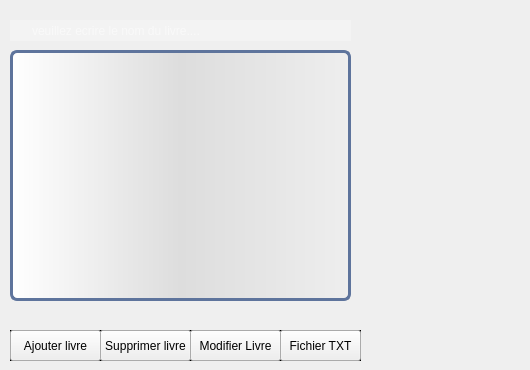
    <widget class="QWidget" name="page">
     <widget class="QPushButton" name="ajouter">
      <property name="geometry">
       <rect>
        <x>10</x>
        <y>330</y>
        <width>91</width>
        <height>31</height>
       </rect>
      </property>
      <property name="text">
       <string>Ajouter livre</string>
      </property>
     </widget>
     <widget class="QPushButton" name="supprimer">
      <property name="geometry">
       <rect>
        <x>100</x>
        <y>330</y>
        <width>91</width>
        <height>31</height>
       </rect>
      </property>
      <property name="text">
       <string>Supprimer livre</string>
      </property>
     </widget>
     <widget class="QTableView" name="afficher">
      <property name="geometry">
       <rect>
        <x>10</x>
        <y>50</y>
        <width>341</width>
        <height>251</height>
       </rect>
      </property>
      <property name="styleSheet">
       <string notr="true">QTableView {border: 3px solid #5E749C;text-align: top;padding: 4px;border-radius: 7px;border-bottom-left-radius: 7px;background: QLinearGradient( x1: 0, y1: 0, x2: 1, y2: 0,stop: 0 #fff, stop: 1 #eee,stop: 0.5 #ddd,stop: 1 #eee );width: 15px;}
QTableView::item:focus{selection-background-color: yellow;}
QScrollBar:vertical{ width: 20px; background: none; /* only these sort effect about width ...*/}
QScrollBar::handle:vertical{ border: 3px solid #5E749C;text-align: top;padding: 4px;border-radius: 5px; border-bottom-left-radius: 5px;background: QLinearGradient( x1: 0, y1: 0, x2: 1, y2: 0,stop: 0 #fff, stop: 1 #eee,stop: 0.5 #ddd,stop: 1 #eee ); width: 25px; min-height: 20px; max-height: 25px; /*these sort no effect*/ }
QScrollBar::add-page:vertical {border: 3px solid red;text-align: top;padding: 4px;border-radius: 5px; border-bottom-left-radius: 5px;background:  red; /* adding width: xx px; sorting no effect .. why? */}
QScrollBar::sub-page:vertical {border: 3px solid green;text-align: top;padding: 4px;border-radius: 5px; border-bottom-left-radius: 5px;background:  green; /* adding width: xx px; sorting no effect .. why? */ }
</string>
      </property>
     </widget>
     <widget class="QPushButton" name="modifier">
      <property name="geometry">
       <rect>
        <x>190</x>
        <y>330</y>
        <width>91</width>
        <height>31</height>
       </rect>
      </property>
      <property name="text">
       <string>Modifier Livre</string>
      </property>
     </widget>
     <widget class="QLineEdit" name="rechercher">
      <property name="geometry">
       <rect>
        <x>10</x>
        <y>20</y>
        <width>341</width>
        <height>21</height>
       </rect>
      </property>
      <property name="styleSheet">
       <string notr="true">QLineEdit {
    background: #f3f3f3;
    background-image: url(:/img/search.png); /* actual size, e.g. 16x16 */
    background-repeat: no-repeat;
    background-position: left;
    color: white;
    font-family: SegoeUI;
    font-size: 12px;
  border-top: 3px transparent;
            border-bottom: 3px transparent;
            border-right: 10px transparent;
            border-left: 10px transparent;
    padding: 2 2 2 20; /* left padding (last number) must be more than the icon's width */
}</string>
      </property>
      <property name="cursorPosition">
       <number>0</number>
      </property>
      <property name="placeholderText">
       <string>veuillez ecrire le nom du livre....</string>
      </property>
     </widget>
     <widget class="QPushButton" name="Excel_livre">
      <property name="geometry">
       <rect>
        <x>280</x>
        <y>330</y>
        <width>81</width>
        <height>31</height>
       </rect>
      </property>
      <property name="text">
       <string>Fichier TXT</string>
      </property>
     </widget>
     <widget class="QLabel" name="label_15">
      <property name="geometry">
       <rect>
        <x>10</x>
        <y>330</y>
        <width>351</width>
        <height>31</height>
       </rect>
      </property>
      <property name="autoFillBackground">
       <bool>false</bool>
      </property>
      <property name="frameShape">
       <enum>QFrame::WinPanel</enum>
      </property>
      <property name="text">
       <string>TextLabel</string>
      </property>
     </widget>
     <widget class="QLabel" name="label_20">
      <property name="geometry">
       <rect>
        <x>370</x>
        <y>120</y>
        <width>151</width>
        <height>121</height>
       </rect>
      </property>
      <property name="text">
       <string/>
      </property>
      <property name="pixmap">
       <pixmap resource="image/img.qrc">:/img/books.png</pixmap>
      </property>
     </widget>
     <zorder>label_15</zorder>
     <zorder>ajouter</zorder>
     <zorder>supprimer</zorder>
     <zorder>afficher</zorder>
     <zorder>modifier</zorder>
     <zorder>rechercher</zorder>
     <zorder>Excel_livre</zorder>
     <zorder>label_20</zorder>
    </widget>
